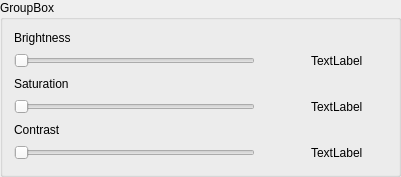
  <widget class="QGroupBox" name="groupBox">
   <property name="geometry">
    <rect>
     <x>500</x>
     <y>30</y>
     <width>401</width>
     <height>131</height>
    </rect>
   </property>
   <property name="title">
    <string>GroupBox</string>
   </property>
   <layout class="QGridLayout" name="gridLayout">
    <item row="5" column="4">
     <widget class="QLabel" name="label_25">
      <property name="text">
       <string>TextLabel</string>
      </property>
     </widget>
    </item>
    <item row="3" column="0" colspan="3">
     <widget class="QSlider" name="Saturation_slider">
      <property name="minimum">
       <number>0</number>
      </property>
      <property name="maximum">
       <number>400</number>
      </property>
      <property name="singleStep">
       <number>1</number>
      </property>
      <property name="orientation">
       <enum>Qt::Horizontal</enum>
      </property>
     </widget>
    </item>
    <item row="0" column="0">
     <widget class="QLabel" name="label_4">
      <property name="text">
       <string>Brightness</string>
      </property>
     </widget>
    </item>
    <item row="2" column="0">
     <widget class="QLabel" name="label_21">
      <property name="text">
       <string>Saturation</string>
      </property>
     </widget>
    </item>
    <item row="4" column="0">
     <widget class="QLabel" name="label_24">
      <property name="text">
       <string>Contrast</string>
      </property>
     </widget>
    </item>
    <item row="1" column="4">
     <widget class="QLabel" name="label_22">
      <property name="text">
       <string>TextLabel</string>
      </property>
     </widget>
    </item>
    <item row="3" column="4">
     <widget class="QLabel" name="label_23">
      <property name="text">
       <string>TextLabel</string>
      </property>
     </widget>
    </item>
    <item row="3" column="3">
     <spacer name="horizontalSpacer_2">
      <property name="orientation">
       <enum>Qt::Horizontal</enum>
      </property>
      <property name="sizeType">
       <enum>QSizePolicy::Maximum</enum>
      </property>
      <property name="sizeHint" stdset="0">
       <size>
        <width>50</width>
        <height>20</height>
       </size>
      </property>
     </spacer>
    </item>
    <item row="5" column="3">
     <spacer name="horizontalSpacer_3">
      <property name="orientation">
       <enum>Qt::Horizontal</enum>
      </property>
      <property name="sizeType">
       <enum>QSizePolicy::Maximum</enum>
      </property>
      <property name="sizeHint" stdset="0">
       <size>
        <width>50</width>
        <height>20</height>
       </size>
      </property>
     </spacer>
    </item>
    <item row="5" column="0" colspan="3">
     <widget class="QSlider" name="Contrast_slider">
      <property name="maximum">
       <number>400</number>
      </property>
      <property name="orientation">
       <enum>Qt::Horizontal</enum>
      </property>
     </widget>
    </item>
    <item row="1" column="3">
     <spacer name="horizontalSpacer_4">
      <property name="orientation">
       <enum>Qt::Horizontal</enum>
      </property>
      <property name="sizeType">
       <enum>QSizePolicy::Maximum</enum>
      </property>
      <property name="sizeHint" stdset="0">
       <size>
        <width>50</width>
        <height>20</height>
       </size>
      </property>
     </spacer>
    </item>
    <item row="1" column="0" colspan="3">
     <widget class="QSlider" name="Brightness_slider">
      <property name="baseSize">
       <size>
        <width>0</width>
        <height>0</height>
       </size>
      </property>
      <property name="minimum">
       <number>-255</number>
      </property>
      <property name="maximum">
       <number>255</number>
      </property>
      <property name="value">
       <number>-255</number>
      </property>
      <property name="orientation">
       <enum>Qt::Horizontal</enum>
      </property>
     </widget>
    </item>
   </layout>
  </widget>
